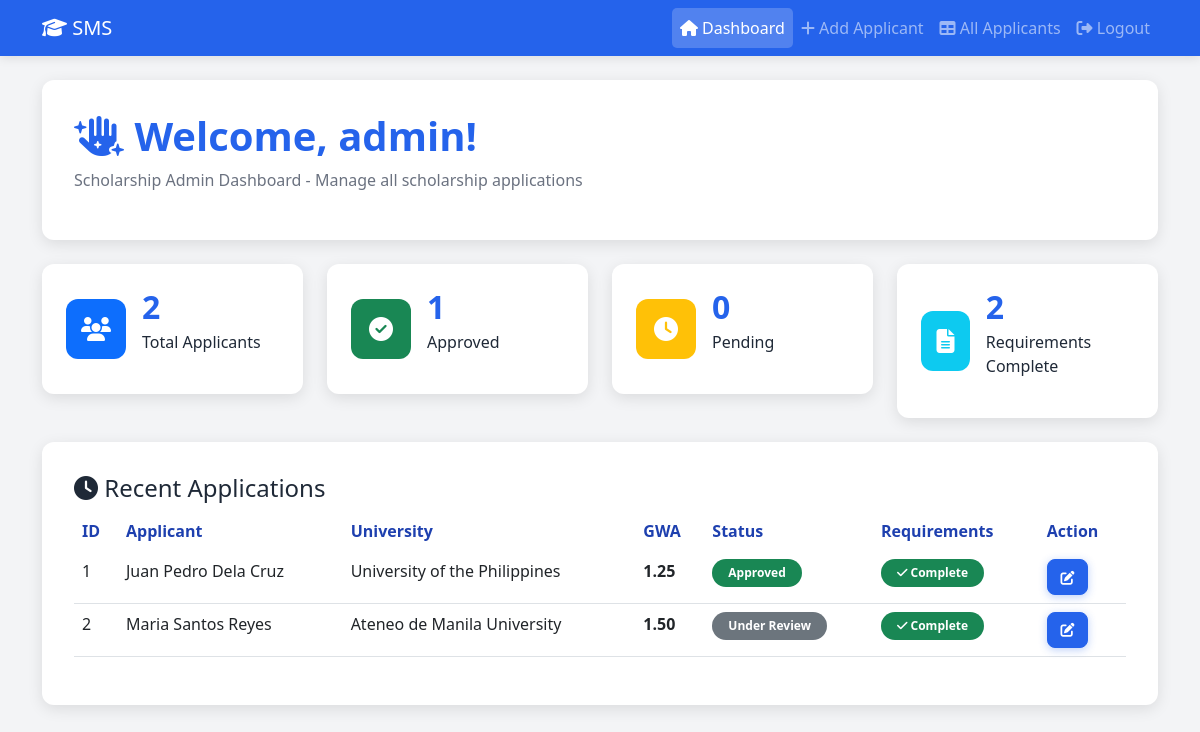
/dashboard.php (signed in), run on the app's committed database.
### tables this page shows
CREATE TABLE IF NOT EXISTS scholarship_applications (
    id INT AUTO_INCREMENT PRIMARY KEY,
    applicant_name VARCHAR(100) NOT NULL,
    applicant_phone VARCHAR(20),
    gwa DECIMAL(3,2),
    grade_level VARCHAR(50),
    university VARCHAR(150),
    year_level ENUM('1st Year College', '2nd Year College', '3rd Year College', '4th Year College'),
    address TEXT,
    application_status ENUM('Pending', 'Under Review', 'Approved', 'Rejected', 'Requirements Incomplete') DEFAULT 'Pending',
    requirements_complete BOOLEAN DEFAULT 0,
    parent_guardian_name VARCHAR(100),
    parent_guardian_contact VARCHAR(20),
    certificate_of_grades_uploaded BOOLEAN DEFAULT 0,
    certificate_of_registration_uploaded BOOLEAN DEFAULT 0,
    last_updated TIMESTAMP DEFAULT CURRENT_TIMESTAMP ON UPDATE CURRENT_TIMESTAMP,
    completed_at TIMESTAMP NULL,
    created_at TIMESTAMP DEFAULT CURRENT_TIMESTAMP
);

### dashboard.php (the view, shortened to what this page needs)
<?php
require_once 'auth_check.php';
$total_applicants = $conn->query("SELECT COUNT(*) FROM scholarship_applications")->fetchColumn();
$approved = $conn->query("SELECT COUNT(*) FROM scholarship_applications WHERE application_status = 'Approved'")->fetchColumn();
$pending = $conn->query("SELECT COUNT(*) FROM scholarship_applications WHERE application_status = 'Pending'")->fetchColumn();
$requirements_complete = $conn->query("SELECT COUNT(*) FROM scholarship_applications WHERE requirements_complete = 1")->fetchColumn();
$user_role = $_SESSION['role'] ?? 'applicant';
if ($user_role == 'applicant') {
    $recent_applications = $conn->query("SELECT * FROM scholarship_applications ORDER BY created_at DESC LIMIT 5")->fetchAll();
} else {
    $recent_applications = $conn->query("SELECT * FROM scholarship_applications ORDER BY created_at DESC LIMIT 5")->fetchAll();
}
?>
<!DOCTYPE html>
<html lang="en">
<head>
    <link href="https://cdn.jsdelivr.net/npm/bootstrap@5.3.0/dist/css/bootstrap.min.css" rel="stylesheet">
    <link rel="stylesheet" href="https://cdnjs.cloudflare.com/ajax/libs/font-awesome/6.4.0/css/all.min.css">
    <link rel="stylesheet" href="css/style.css">
</head>
<body>
    <nav class="navbar navbar-expand-lg navbar-dark bg-blue">
        <div class="container">
            <a class="navbar-brand" href="dashboard.php">
                <i class="fas fa-graduation-cap"></i> SMS
            </a>
            <div class="collapse navbar-collapse" id="navbarNav">
                <ul class="navbar-nav ms-auto">
                    <li class="nav-item">
                        <a class="nav-link active" href="dashboard.php"><i class="fas fa-home"></i> Dashboard</a>
                    </li>
                    <?php if ($user_role == 'admin'): ?>
                    <li class="nav-item">
                        <a class="nav-link" href="create.php"><i class="fas fa-plus"></i> Add Applicant</a>
                    </li>
                    <?php endif; ?>
                    <li class="nav-item">
                        <a class="nav-link" href="read.php"><i class="fas fa-table"></i>
                            <?php echo $user_role == 'applicant' ? 'My Applications' : 'All Applicants'; ?>
                        </a>
                    </li>
                    <li class="nav-item">
                        <a class="nav-link" href="logout.php"><i class="fas fa-sign-out-alt"></i> Logout</a>
                    </li>
                </ul>
            </div>
        </div>
    </nav>
    <div class="container mt-4">
        <div class="welcome-section">
            <h1><i class="fas fa-hand-sparkles"></i> Welcome, <?php echo htmlspecialchars($_SESSION['username']); ?>!</h1>
            <p class="text-grey">
                <?php if ($user_role == 'admin'): ?>
                    Scholarship Admin Dashboard - Manage all scholarship applications
                <?php else: ?>
                    Scholarship Applicant Dashboard - Manage your scholarship application
                <?php endif; ?>
            </p>
        </div>
        <?php if ($user_role == 'admin'): ?>
        <div class="row mt-4">
            <div class="col-md-3">
                <div class="stat-card">
                    <div class="stat-icon bg-primary"><i class="fas fa-users"></i></div>
                    <div class="stat-info">
                        <h3><?php echo $total_applicants; ?></h3>
                        <p>Total Applicants</p>
                    </div>
                </div>
            </div>
            <div class="col-md-3">
                <div class="stat-card">
                    <div class="stat-icon bg-success"><i class="fas fa-check-circle"></i></div>
                    <div class="stat-info">
                        <h3><?php echo $approved; ?></h3>
                        <p>Approved</p>
                    </div>
                </div>
            </div>
            <div class="col-md-3">
                <div class="stat-card">
                    <div class="stat-icon bg-warning"><i class="fas fa-clock"></i></div>
                    <div class="stat-info">
                        <h3><?php echo $pending; ?></h3>
                        <p>Pending</p>
                    </div>
                </div>
            </div>
            <div class="col-md-3">
                <div class="stat-card">
                    <div class="stat-icon bg-info"><i class="fas fa-file-alt"></i></div>
                    <div class="stat-info">
                        <h3><?php echo $requirements_complete; ?></h3>
                        <p>Requirements Complete</p>
                    </div>
                </div>
            </div>
        </div>
        <?php endif; ?>
        <div class="row mt-4">
            <div class="col-md-12">
                <div class="content-card">
                    <h4>
                        <i class="fas fa-clock"></i>
                        <?php echo $user_role == 'applicant' ? 'My Applications' : 'Recent Applications'; ?>
                    </h4>
                    <div class="table-responsive">
                        <table class="table table-hover">
                            <thead>
                                <tr>
                                    <?php if ($user_role == 'admin'): ?>
                                    <th>ID</th>
                                    <?php endif; ?>
                                    <th>Applicant</th>
                                    <th>University</th>
                                    <th>GWA</th>
                                    <th>Status</th>
                                    <th>Requirements</th>
                                    <?php if ($user_role == 'admin'): ?>
                                    <th>Action</th>
                                    <?php endif; ?>
                                </tr>
                            </thead>
                            <tbody>
                                <?php foreach ($recent_applications as $app): ?>
                                <tr>
                                    <?php if ($user_role == 'admin'): ?>
                                    <td><?php echo $app['id']; ?></td>
                                    <?php endif; ?>
                                    <td><?php echo htmlspecialchars($app['applicant_name']); ?></td>
                                    <td><?php echo htmlspecialchars($app['university']); ?></td>
                                    <td><strong><?php echo number_format($app['gwa'], 2); ?></strong></td>
                                    <td>
                                        <span class="badge bg-<?php
                                            echo $app['application_status'] == 'Approved' ? 'success' :
                                                ($app['application_status'] == 'Pending' ? 'warning' : 'secondary');
                                        ?>">
                                            <?php echo htmlspecialchars($app['application_status']); ?>
                                        </span>
                                    </td>
                                    <td>
                                        <?php if ($app['requirements_complete']): ?>
                                            <span class="badge bg-success"><i class="fas fa-check"></i> Complete</span>
                                        <?php else: ?>
                                            <span class="badge bg-danger"><i class="fas fa-times"></i> Incomplete</span>
                                        <?php endif; ?>
                                    </td>
                                    <?php if ($user_role == 'admin'): ?>
                                    <td>
                                        <a href="edit.php?id=<?php echo $app['id']; ?>" class="btn btn-sm btn-primary">
                                            <i class="fas fa-edit"></i>
                                        </a>
                                    </td>
                                    <?php endif; ?>
                                </tr>
                                <?php endforeach; ?>
                            </tbody>
                        </table>
                    </div>
                </div>
            </div>
        </div>
    </div>
</body>
</html>

### css/style.css (style rules this page uses)
:root { --primary-blue: #2563eb; --dark-blue: #1e40af; --light-blue: #dbeafe; --white: #ffffff; --grey: #6b7280; --light-grey: #f3f4f6; --dark-grey: #374151; --black: #1f2937; }
body { font-family: 'Segoe UI', Tahoma, Geneva, Verdana, sans-serif; background-color: var(--light-grey); color: var(--black); }
.text-grey { color: var(--grey); }
.bg-blue { background-color: var(--primary-blue) !important; box-shadow: 0 2px 10px rgba(0, 0, 0, 0.1); }
.nav-link.active { background-color: rgba(255, 255, 255, 0.2); border-radius: 5px; }
.stat-card { background: var(--white); padding: 1.5rem; border-radius: 12px; box-shadow: 0 4px 15px rgba(0, 0, 0, 0.1); display: flex; align-items: center; gap: 1rem; transition: transform 0.3s ease, box-shadow 0.3s ease; }
.stat-icon { width: 60px; height: 60px; border-radius: 12px; display: flex; align-items: center; justify-content: center; color: var(--white); font-size: 1.5rem; }
.stat-info h3 { font-size: 2rem; font-weight: 700; color: var(--primary-blue); margin-bottom: 0.25rem; }
.content-card { background: var(--white); padding: 2rem; border-radius: 12px; box-shadow: 0 4px 15px rgba(0, 0, 0, 0.1); }
.welcome-section { background: var(--white); padding: 2rem; border-radius: 12px; box-shadow: 0 4px 15px rgba(0, 0, 0, 0.1); }
.welcome-section h1 { color: var(--primary-blue); font-weight: 700; }
.btn-primary { background-color: var(--primary-blue); border-color: var(--primary-blue); font-weight: 600; border-radius: 8px; box-shadow: 0 2px 8px rgba(37, 99, 235, 0.3); }
.btn-sm { padding: 0.4rem 0.8rem; }
.table thead { background-color: var(--light-blue); }
.table th { font-weight: 700; color: var(--dark-blue); border: none; }
.badge { padding: 0.5rem 1rem; border-radius: 20px; font-weight: 600; }
.stat-card, .content-card, .welcome-section { animation: fadeIn 0.5s ease; }

### data on the page
scholarship_applications: id "1", applicant_name "Juan Pedro Dela Cruz", university "University of the Philippines", gwa "1.25", application_status "Approved", requirements_complete 1 (drawn)
scholarship_applications: id "2", applicant_name "Maria Santos Reyes", university "Ateneo de Manila University", gwa "1.50", application_status "Under Review", requirements_complete 1 (drawn)

### other printed values
$_SESSION['username'] "admin"
$total_applicants "2"
$approved "1"
$pending "0"
$requirements_complete "2"
